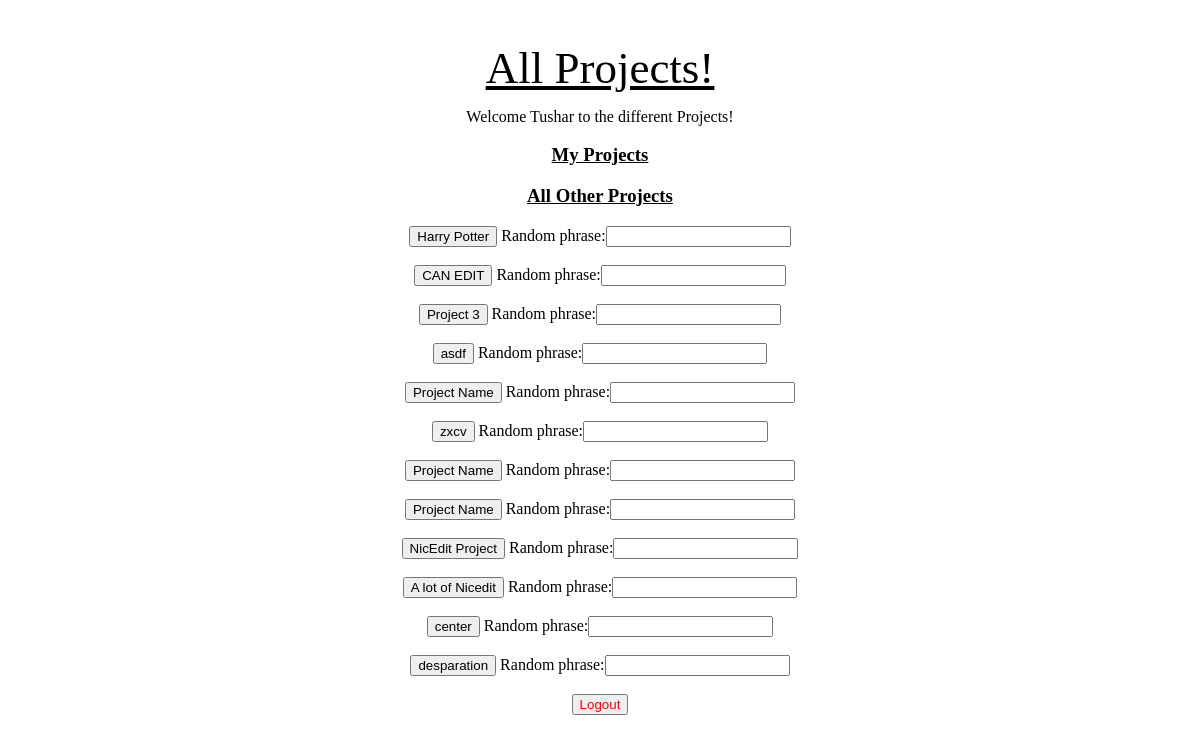
Page /quest/user_project_page/tdesai (signed in) on the earlier database version.
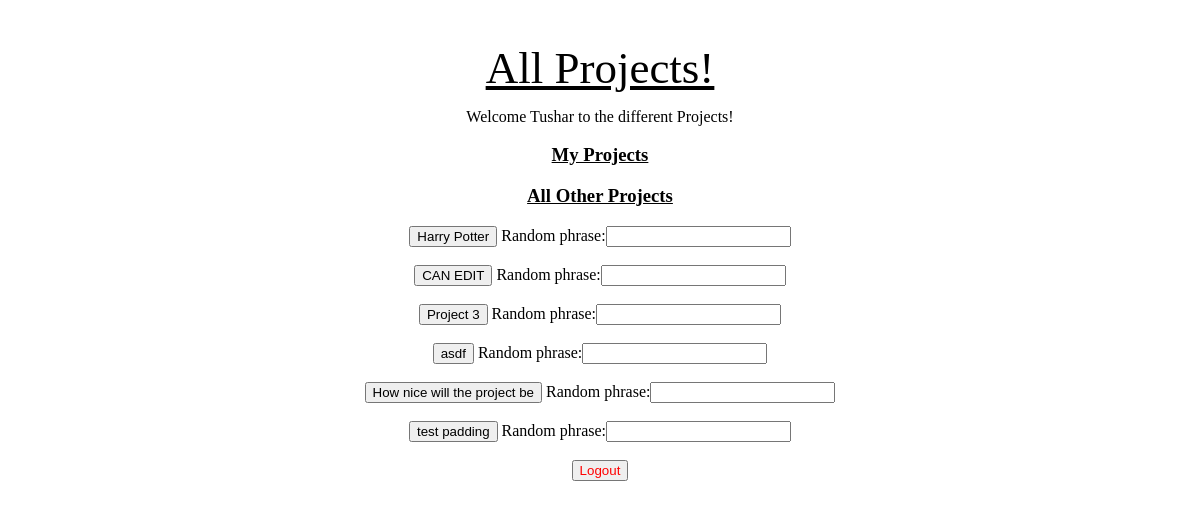
Same page on the later database version.
### quest_extension/models.py (models this page shows)
class Project(models.Model):
    project_name = models.CharField(max_length=1000)
    project_description = models.CharField(max_length=1000)
    project_random_phrase = models.CharField(max_length = 255)
    project_editable = models.BooleanField()

### quest_extension/views.py (the view)
# urls.py: path('user_project_page/<ldap>', views.get_user_project_page),
def get_user_project_page(request, ldap):
    if not validate_user_access(request.session['current_user_ldap'], ldap):
        return HttpResponseRedirect('/quest/user_login')
    current_user = User.objects.get(user_ldap = ldap)
    user_projects = [user_project.project for user_project in UserProject.objects.filter(user = current_user)]
    user_project_ids = [project.id for project in user_projects]
    all_other_projects = [project for project in Project.objects.all() if project.id not in user_project_ids]
    add_new_project_form = AddNewProjectForm()
    context = {'current_user': current_user,
     'user_projects': user_projects,
      'all_other_projects': all_other_projects,
      'add_new_project_form': add_new_project_form}
    return render(request, 'quest_extension/user_project_page.html', context)

### quest_extension/forms.py
class AddNewProjectForm(forms.Form):
    random_phrase = forms.CharField()

### quest_extension/logic.py (called while the page is built)
def validate_user_access(session_ldap, current_ldap):
    return (session_ldap == current_ldap)

### quest_extension/templates/quest_extension/user_project_page.html (shortened to what this page needs)
{% load static %}
<!DOCTYPE html>
<html lang="en">
    <head>
	<link rel="stylesheet" type="text/css" href="{% static 'quest_extension/user_project_page_style.css' %}">
    </head>
    <body>
	<h1>All Projects!</h1>
	<p>Welcome {{ current_user.user_first_name }} to the different Projects!</p>
    <h3> My Projects </h3>
    <h3> All Other Projects </h3>
    {% for project in all_other_projects %}
        <form id = 'add_new_project' method='POST' action = '/quest/add_user_project_page/{{ current_user.user_ldap }}'>
            <button type ='submit' name = 'project_id' value = '{{project.id}}'>{{project.project_name}}</button>
            {{ add_new_project_form }}
        </form>
        <br>
    {% endfor %}
        <div id= 'logout'>
          <form method='POST' action = '/quest/user_logout/{{ current_user.user_ldap}}'>
                <button type = 'submit', name = 'logout'>Logout</button>
            </form>
        </div>
    </body>
</html>

Differences in the rows shown:
removed Project: {{ project.id }} 34 (drawn), project_name "Project Name"
removed Project: {{ project.id }} 35 (drawn), project_name "zxcv"
removed Project: {{ project.id }} 36 (drawn), project_name "Project Name"
removed Project: {{ project.id }} 37 (drawn), project_name "Project Name"
removed Project: {{ project.id }} 38 (drawn), project_name "NicEdit Project"
removed Project: {{ project.id }} 39 (drawn), project_name "A lot of Nicedit"
removed Project: {{ project.id }} 40 (drawn), project_name "center"
removed Project: {{ project.id }} 41 (drawn), project_name "desparation"
added Project: {{ project.id }} 42 (drawn), project_name "How nice will the project be"
added Project: {{ project.id }} 43 (drawn), project_name "test padding"
